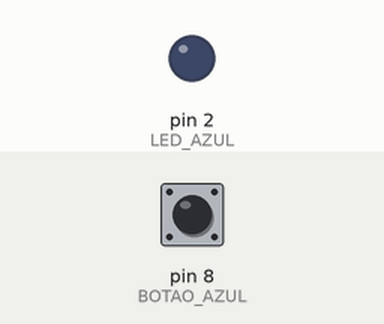
Bench run of a sketch on a simulated Arduino Uno, built with avr-gcc and run on an emulated ATmega328P. On the bench: output pins drawn as LEDs (lit = HIGH). The inputs (shaded band) are chosen by the test bench; at power-on: pin 8 (BOTAO_AZUL) HIGH. What the sketch prints to the serial monitor is not drawn.

Above: at 1.2 s.
1.3 s: pin 8 (BOTAO_AZUL) pulled LOW for 0.15 s
At 1.38 s:
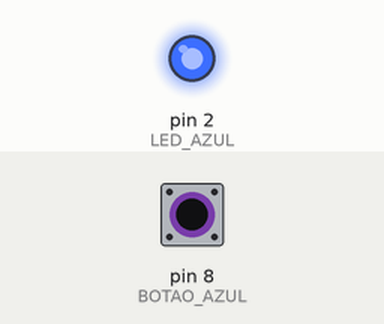
2.9 s: pin 8 (BOTAO_AZUL) pulled LOW for 3.2 s
At 7.1 s:
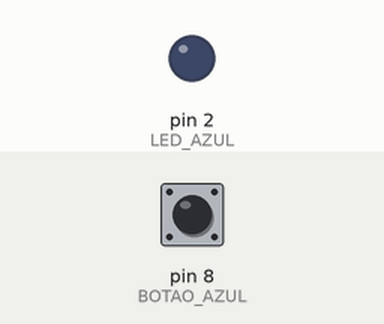
Timing chart, 0 to 8.6 s (numbered marks = the images above; inputs shaded):
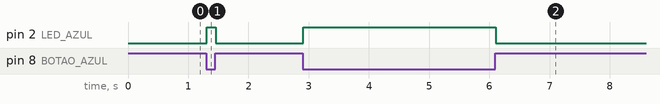

Measured:
- after the input at 1.3 s, pin 2 (LED_AZUL): LOW → HIGH at once, → LOW 0.15 s later
- after the input at 2.9 s, pin 2 (LED_AZUL): LOW → HIGH at once, → LOW 3.2 s later

The sketch:

prototipoFeito.ino
```cpp
#define LED_AZUL 2
#define BOTAO_AZUL 8

void setup(){
  Serial.begin(9600);
  pinMode(LED_AZUL, OUTPUT);
  pinMode(BOTAO_AZUL, INPUT_PULLUP);
}
void loop(){
  int estado_BOTAO_AZUL = digitalRead(BOTAO_AZUL);
  Serial.println(estado_BOTAO_AZUL);
  if (estado_BOTAO_AZUL == LOW){
    digitalWrite(LED_AZUL, HIGH);
  }
  if (estado_BOTAO_AZUL == HIGH){
    digitalWrite(LED_AZUL, LOW);
  }

}
```
